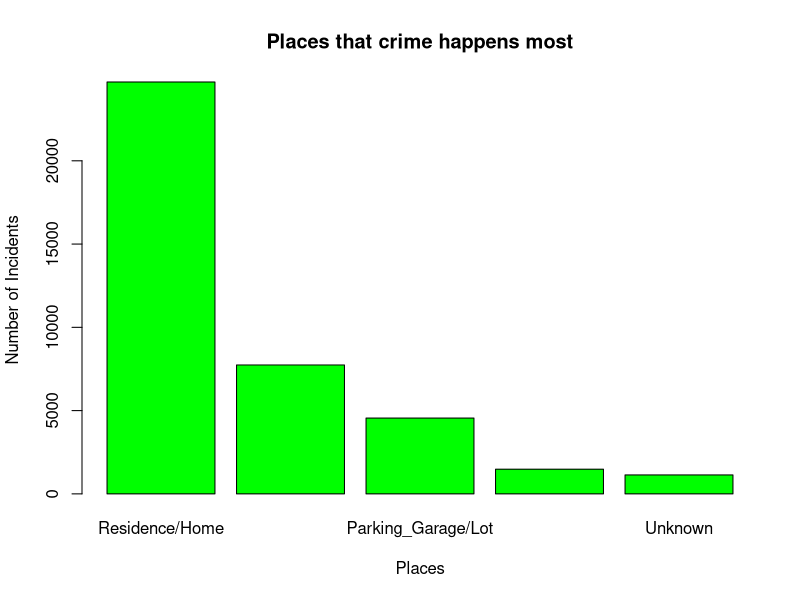

R code for this plot:
# A Vector to store the numbers of crimes in each place
incidents <- c(24731, 7740, 4553, 1483, 1139)

# The Vector is passed to the barplot function with names to name the bars
# Color of the bars are set to green, the labels are set using xlab or ylab
# Title can be set by using the main argument
barplot(incidents, names.arg = c("Residence/Home", "Hwy/Alley/St/Sidewalk", 
  "Parking_Garage/Lot", "Convenience_Store", "Unknown"), 
  xlab = "Places", ylab ="Number of Incidents", col = "green",
  main="Places that crime happens most")
